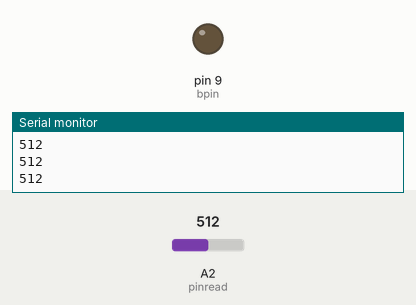
This sketch was run on a simulated Arduino Uno, built with avr-gcc and run on an emulated ATmega328P. Parts: output pins drawn as LEDs (lit = HIGH), the last lines printed to the serial monitor. The inputs (shaded band) are chosen by the test bench; at power-on: A2 (pinread) = 512.

Above: at 1.2 s.
1.3 s: A2 (pinread) set to 988
2.8 s: A2 (pinread) set to 1017
At 3.8 s:
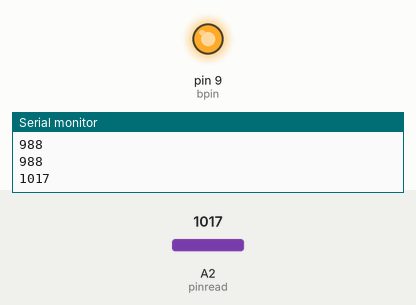
4.5 s: A2 (pinread) set to 990
At 5.7 s:
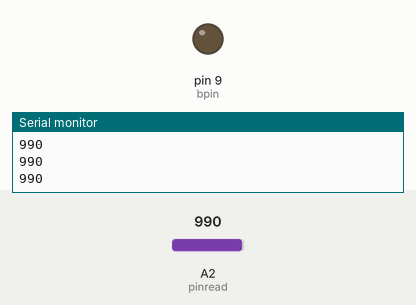
6.0 s: A2 (pinread) set to 1010
At 7.4 s:
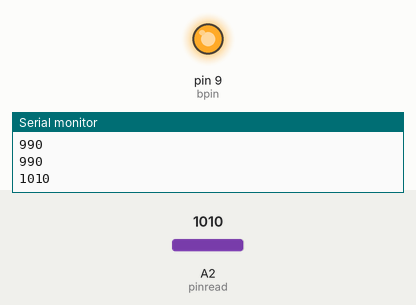
Timing chart, 0 to 8.8 s (numbered marks = the images above; inputs shaded):
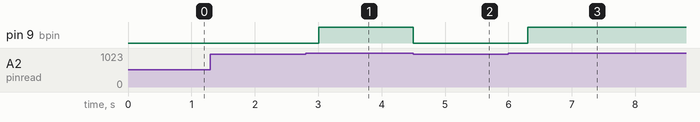

The sketch:

activeBuzzerWarning.ino
```cpp
int pinread=A2;
int Pmeter;
int dt=200;

int bpin=9;

void setup() {
  // put your setup code here, to run once:
  pinMode(pinread,INPUT);
  pinMode(bpin,OUTPUT);
  Serial.begin(9600);
}

void loop() {
  // put your main code here, to run repeatedly:
  Pmeter=analogRead(pinread);
  Serial.println(Pmeter);
  delay(dt);

  while (Pmeter>=1000) {
    digitalWrite(bpin,HIGH);
    Pmeter=analogRead(pinread);
  }
 digitalWrite(bpin,LOW);

}
```

Measured:
- the behaviour switches between 999 and 1000 on A2 (pinread) (found by bisection; images 0 and 1)
- after the input at 2.8 s, pin 9 (bpin): LOW → HIGH after 0.20 s
- after the input at 4.5 s, pin 9 (bpin): HIGH → LOW at once
- after the input at 6.0 s, pin 9 (bpin): LOW → HIGH after 0.30 s
